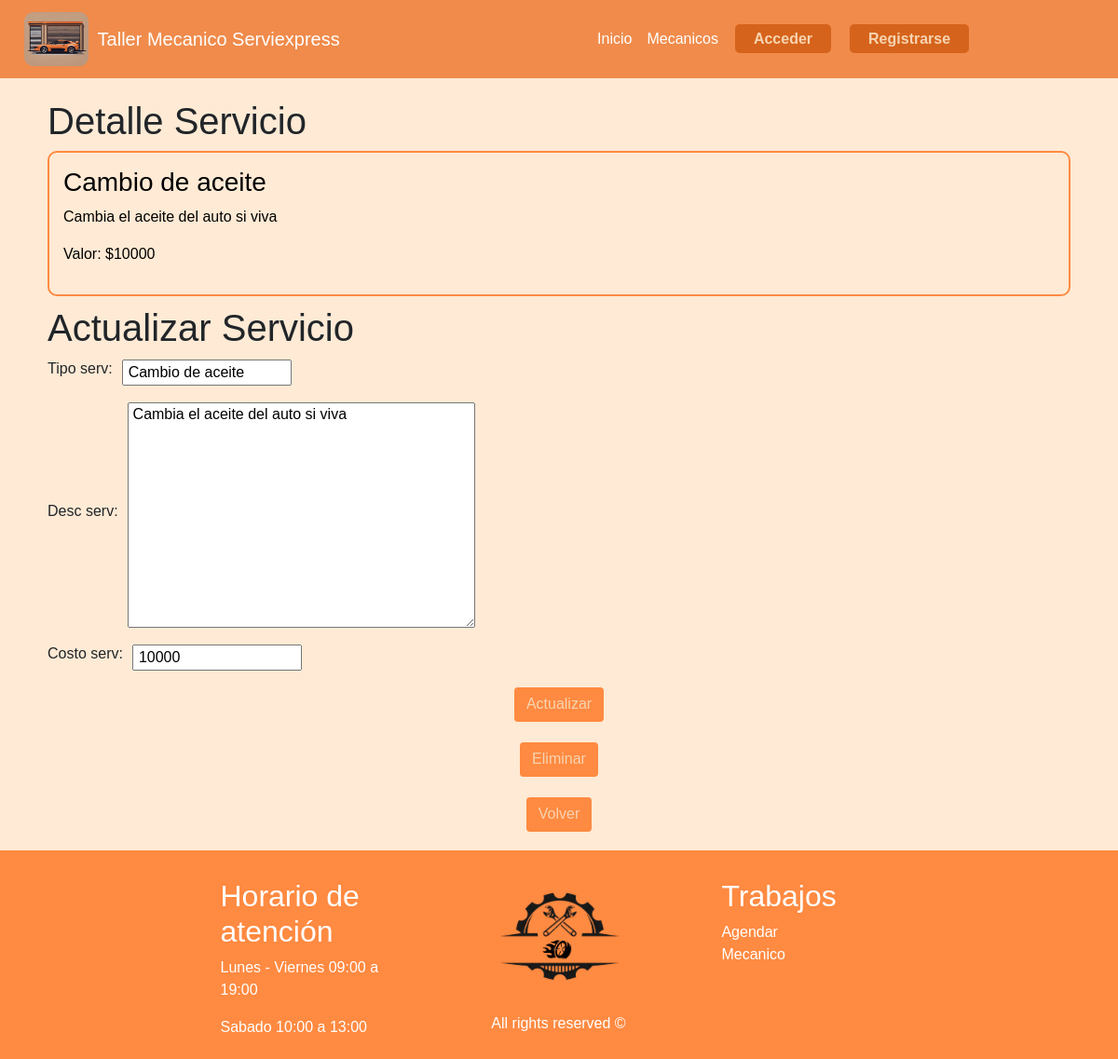
The app's page /servicio/1/ with its own data.
### taller/models.py (models this page shows, shortened)
class Servicio(models.Model):
    id_serv = models.AutoField(primary_key=True)
    tipo_serv = models.CharField(max_length=50)
    desc_serv = models.TextField(max_length=400)
    costo_serv = models.IntegerField()

### taller/views.py (the view, shortened to what this page needs)
# urls.py: path('servicio/<int:id_serv>/', views.update_servicio, name='update_servicio'),
def update_servicio(request, id_serv):
    if request.method == "GET":
        servicio = get_object_or_404(Servicio, pk=id_serv)
        form = ServicioForm(instance=servicio)
        return render(
            request, "read_servicio.html", {"servicio": servicio, "form": form}
        )

### taller/forms.py
class ServicioForm(ModelForm):
    class Meta:
        model = Servicio
        fields = ['tipo_serv', 'desc_serv','costo_serv']

### taller/templates/read_servicio.html (shortened to what this page needs)
{% extends 'hnf.html' %}
{% load static %}
{% block content %}
<head>
    <link rel="stylesheet" href="{% static 'css/crud.css' %}" />
</head>
<div class="container">
    <ul style="list-style: none;">
        {% if not Mensaje %}
        <h1> Detalle Servicio </h1>
        <li id="detalle">
            <h3>{{ servicio.tipo_serv }}</h3>
            <p>{{ servicio.desc_serv }}</p>
            <p>Valor: ${{ servicio.costo_serv }}</p>
        </li>
        <h1> Actualizar Servicio </h1>
        <form action="{% url 'update_servicio' servicio.id_serv %}" method="POST">
            {{ form.as_p }}
            <ul>
                <li class="centered-button">
                    <button class="btn" type="submit">
                        Actualizar
                    </button>
                </li>
            </ul>
        </form>
        <form action="{% url 'delete_servicio' servicio.id_serv %}" method="POST">
            <ul>
                <li class="centered-button" style="margin-top: 2%;">
                    <button class="btn" type="submit">
                        Eliminar
                    </button>
                </li>
            </ul>
        </form>
        <ul>
            <li class="centered-button" style="margin-top: 2%;">
                <a class="btn" href="/servicios">
                    Volver
                </a>
            </li>
        </ul>
        {% endif %}
    </ul>
</div>
{% endblock %}

### taller/static/css/keyframes.css (style rules this page uses)
@media (max-width: 1400px) { * { max-width: 100%; padding: 0 10px; } }

### taller/static/css/style.css (style rules this page uses)
* { margin: 0%; padding: 0; box-sizing: border-box; }
body { font-family:'Gill Sans', 'Gill Sans MT', Calibri, 'Trebuchet MS', sans-serif; background-color: #ffead5; }
.btn { padding-top: 5px; text-align: center; margin-right: 10px; margin-left: 10px; background: #FF8A41; color: #f7d4b1; }

### taller/static/css/crud.css (style rules this page uses)
.container { width: 94%; }
form p { display: flex; align-items: center; text-align: center; }
form label { margin-right: 10px; align-items: center; }
form input { text-indent: 5px; }
form textarea { text-indent: 5px; }
form button { display: block; margin: 0 auto; }
#detalle { border: 2px solid; border-color: rgba(255, 138, 65); border-radius: 10px; padding: 15px; margin-bottom: 10px; background-color: #ffead5; color: black; }
.centered-button { display: flex; justify-content: center; align-items: center; text-align: center; }

### records on screen
Servicio: tipo_serv "Cambio de aceite", desc_serv "Cambia el aceite del auto si viva", costo_serv "10000"
